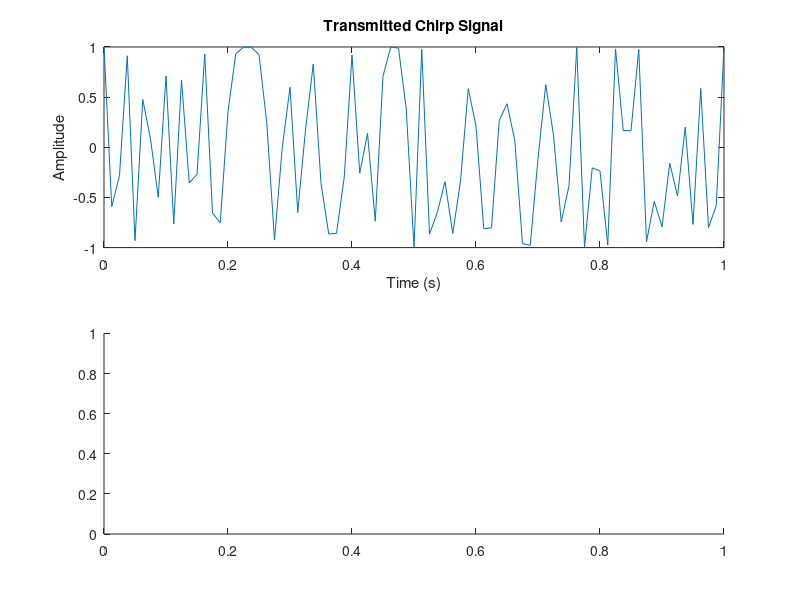

This chart was generated by the following MATLAB code: (Note: this script raises an error after producing the figure.)
% Parameters %% HowMLGeron can be employed
uav_speed = 100; % UAV speed in m/s
angle_of_arrival = 30; % Angle of arrival in degrees

fc = 28e9;   %2.4e9; % Carrier frequencyHz%[0.6 2.4 4.2 28]*1e9

c = 3e8;    % Speed of light in m/s

lambda = c / fc; % Wavelength

num_elements_x = 4; % Number of elements along x-axis

num_elements_y = 4; % Number of elements along y-axis

element_spacing_x = lambda / 2; % Half-wavelength spacing along x-axis

element_spacing_y = lambda / 2; % Half-wavelength spacing along y-axis

fs = 8e9; % Sampling frequency

duration = 1; % Signal duration in seconds

SNR = 20; % Signal-to-noise ratio in dB

% UAV speed parameters
true_speed = 100; % True speed of the UAV in m/s

doppler_shift = uav_speed / c;

baseband_frequency = fc - doppler_shift;
%%
chirp_bandwidth = 1e6; % Chirp bandwidth in Hz
% t = 0:1/1e3:2;
% y = chirp(t,100,1,200,'quadratic');
baseband_GHz = baseband_frequency/1e9;
bandwidth_KHz = chirp_bandwidth/1e3;
chirp_signal_baseband = ...
chirp(0:1e8/fs:duration, baseband_GHz, duration, bandwidth_KHz,'quadratic');

% Create a phased array
array_position_x = (0:(num_elements_x - 1)) * element_spacing_x;
array_position_y = (0:(num_elements_y - 1)) * element_spacing_y;

% Calculate Doppler shift for each element
doppler_shift_elements = zeros(num_elements_x, num_elements_y);
for m = 2:num_elements_x
    for n = 2:num_elements_y
        angle_x = sind(angle_of_arrival) * (m - 1) * element_spacing_x / sqrt((m - 1) * element_spacing_x)^2;
        angle_y = sind(angle_of_arrival) * (n - 1) * element_spacing_y / sqrt((n - 1) * element_spacing_y)^2;
        
        relative_velocity = uav_speed * (cosd(angle_x) + cosd(angle_y));
        doppler_shift_elements(m, n) = relative_velocity / c;
    end
end

% Generate received signals at each element
received_signals = zeros(num_elements_x, num_elements_y, length(chirp_signal_baseband));
for m = 2:num_elements_x
    for n = 2:num_elements_y
        received_signals(m, n, :) = chirp_signal_baseband .* exp(1i * 2 * pi * doppler_shift_elements(m, n) * (0:1e8/fs:duration));
    end
end

% Display results
disp(['UAV Speed: ' num2str(uav_speed) ' m/s']);
disp('Doppler Shift for Each Element:');
disp(doppler_shift_elements);

% Plot results
figure;
subplot(2, 1, 1);
plot(0:1e8/fs:duration, real(chirp_signal_baseband));
title('Transmitted Chirp Signal');
xlabel('Time (s)');
ylabel('Amplitude');

dim = num_elements_x;
subplot(2, 1, 2);
stem3(1:num_elements_x, 1:num_elements_y, doppler_shift_elements(:,dim)/1e-9);
title('Doppler Shift for Each Array Element');
xlabel('Element Index (x)');
ylabel('Element Index (y)');
zlabel('Doppler Shift (Hz)');


% In this code, a linear chirp signal is generated and transmitted from a moving UAV. 
% The received signals at each element of the phased array are calculated, and noise 
% is added to simulate a realistic scenario. Doppler estimation is performed using 
% the phased array and Doppler estimator, and the estimated UAV speed is then 
% compared with the true speed.




